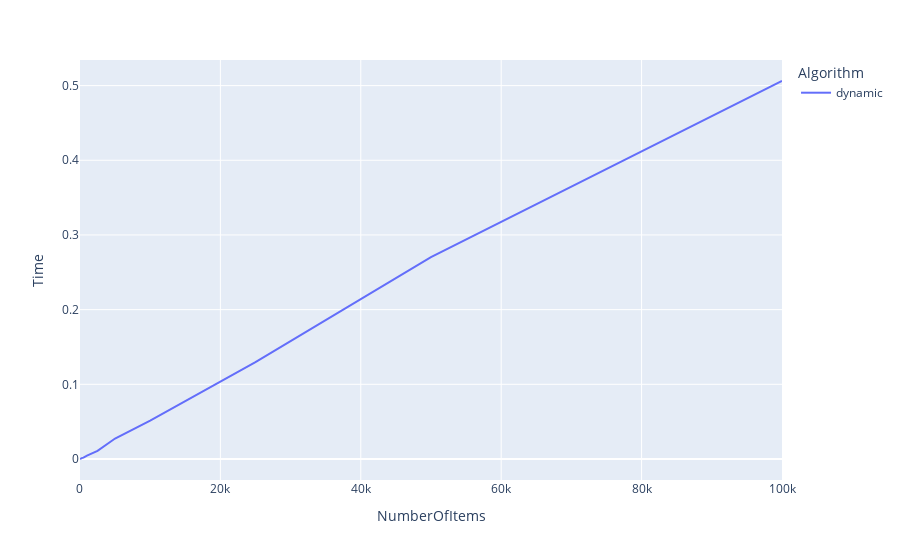

Source (notebook cell):
### Code cell
df = performExperiment(dynamic)
cumulativeDF = pd.concat([cumulativeDF, df])
showGraph(df)

### Figure 1 — Plotly figure (JSON) as saved in the notebook; plotly's stock layout.template omitted (floating-point values rounded to 4 significant figures)
{"data": [{"hovertemplate": "Algorithm=dynamic<br>NumberOfItems=%{x}<br>Time=%{y}<extra></extra>", "legendgroup": "dynamic", "line": {"color": "#636efa", "dash": "solid"}, "marker": {"symbol": "circle"}, "mode": "lines", "name": "dynamic", "orientation": "v", "showlegend": true, "type": "scatter", "x": [5, 10, 15, 16, 17, 18, 19, 20, 25, 30, 40, 50, 100, 250, 500, 1000, 2500, 5000, 10000, 25000, 50000, 100000], "xaxis": "x", "y": [0, 9.983e-05, 0, 0.0001121, 9.99e-05, 0, 0.0001509, 9.975e-05, 0.0001999, 0.0001002, 0.0001506, 0.0003505, 0.000456, 0.001161, 0.001904, 0.004568, 0.01087, 0.02739, 0.05149, 0.1296, 0.2702, 0.5062], "yaxis": "y"}], "layout": {"legend": {"title": {"text": "Algorithm"}, "tracegroupgap": 0}, "margin": {"t": 60}, "xaxis": {"anchor": "y", "domain": [0, 1], "title": {"text": "NumberOfItems"}}, "yaxis": {"anchor": "x", "domain": [0, 1], "title": {"text": "Time"}}}}
